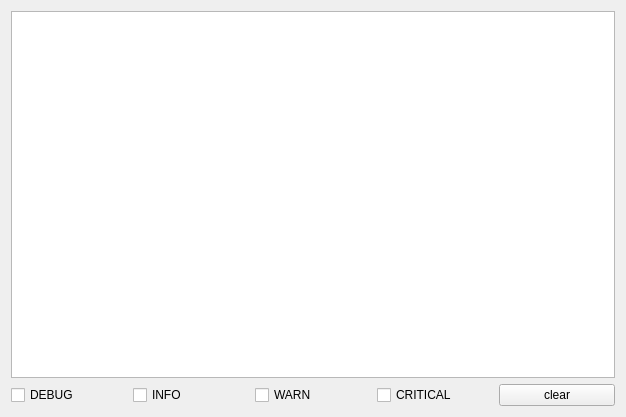
<?xml version="1.0" encoding="UTF-8"?>
<ui version="4.0">
 <class>LogWidgettext</class>
 <widget class="QWidget" name="LogWidgettext">
  <property name="geometry">
   <rect>
    <x>0</x>
    <y>0</y>
    <width>626</width>
    <height>417</height>
   </rect>
  </property>
  <property name="windowTitle">
   <string>Form</string>
  </property>
  <layout class="QGridLayout" name="gridLayout">
   <item row="0" column="0">
    <widget class="QTextEdit" name="textEdit"/>
   </item>
   <item row="1" column="0">
    <layout class="QHBoxLayout" name="horizontalLayout">
     <item>
      <widget class="QCheckBox" name="cb_debug">
       <property name="text">
        <string>DEBUG</string>
       </property>
      </widget>
     </item>
     <item>
      <widget class="QCheckBox" name="cb_info">
       <property name="text">
        <string>INFO</string>
       </property>
      </widget>
     </item>
     <item>
      <widget class="QCheckBox" name="cb_warn">
       <property name="text">
        <string>WARN</string>
       </property>
      </widget>
     </item>
     <item>
      <widget class="QCheckBox" name="cb_critical">
       <property name="text">
        <string>CRITICAL</string>
       </property>
      </widget>
     </item>
     <item>
      <widget class="QPushButton" name="btn_clear">
       <property name="text">
        <string>clear</string>
       </property>
      </widget>
     </item>
    </layout>
   </item>
  </layout>
 </widget>
 <resources/>
 <connections/>
</ui>
